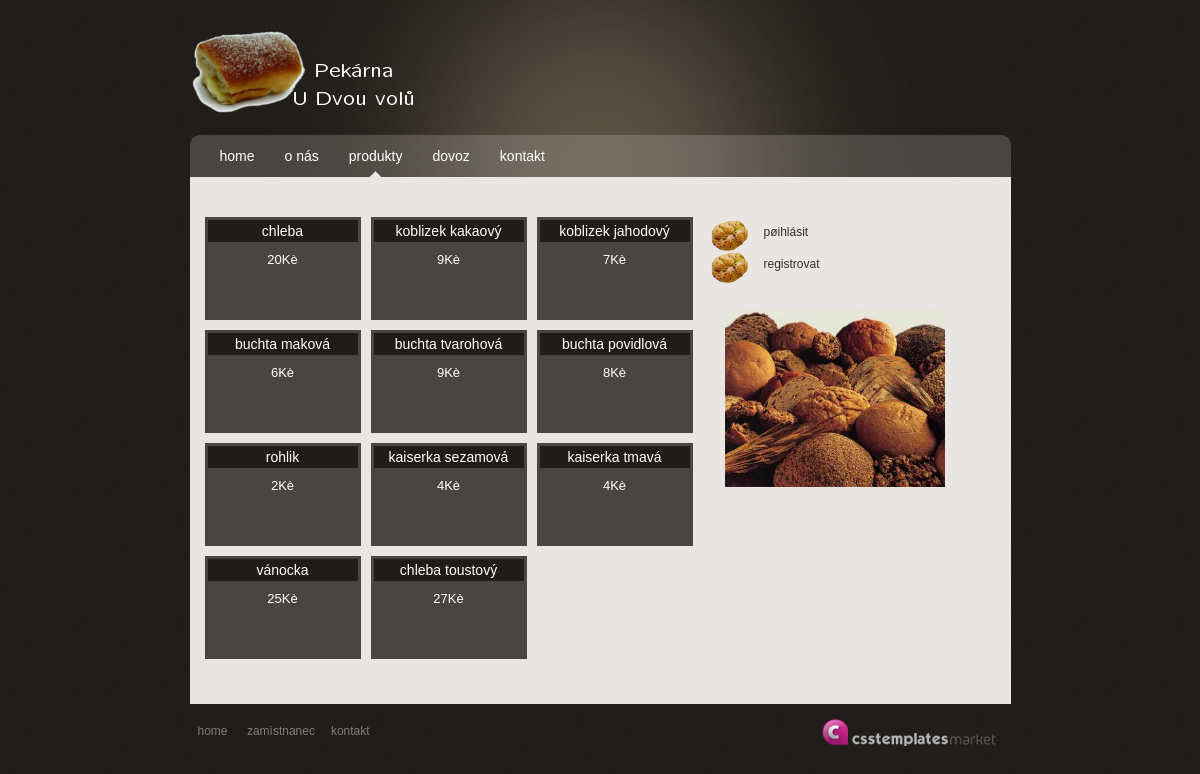
The page /?menu=2 on the database its author committed.
### tables this page shows
CREATE TABLE `pecivo` (
  `id` int(5) unsigned NOT NULL AUTO_INCREMENT,
  `nazev` varchar(50) NOT NULL,
  `cena` int(5) unsigned NOT NULL,
  PRIMARY KEY (`id`)
);

### www.php (the view, shortened to what this page needs)
<?
function www($num,$db){
?>
	<div class="menu">
		<ul>
			<li <?if($num==0){?>class="selected"<?}?>><a href="?menu=0">home</a></li>
			<li <?if($num==1){?>class="selected"<?}?>><a href="?menu=1">o nás</a></li>
			<li <?if($num==2){?>class="selected"<?}?>><a href="?menu=2">produkty</a></li>
			<li <?if($num==3){?>class="selected"<?}?>><a href="?menu=3">dovoz</a></li>
			<li <?if($num==4){?>class="selected"<?}?>><a href="?menu=4">kontakt</a></li>
		</ul>
	</div>
	<div class="center_content">
<?
switch($num){
?>
<?break;
case 2:
$query="SELECT * FROM pecivo";
$result = @mysql_query($query,$db);
?>
		<div class="center_left">
<? while ($data = mysql_fetch_array($result, MYSQL_ASSOC)) {
?>
<form method="POST" >
<div class="shop">
<div class="shop_title"><?php echo $data["nazev"]?></div>
				<div class="shop_body"><?php echo $data["cena"]?>Kè<br></div>
			</div>
</form>
<?}?>
		</div>
		<div class="center_right">
			<ul class="list">
				<li><span></span><a href="?menu=7">pøihlásit</a></li>
                                <li><span></span><a href="?menu=6">registrovat</a></li>
			</ul>
			<div class="image_box"><img src="images/chleba.jpg" alt="" title="" width="220px"/></div>
		</div>
   <?break;
?>
<?
}
?>
	</div>
	<div id="footer">
		<div class="left_footer"><a href="?menu=0">home</a> <a href="?menu=5">zamìstnanec</a><a href="?menu=4">kontakt</a></div>
<?
}?>

### index.php (shortened to what this page needs)
<?php
include "www.php";
include "db_init.php";
if (!isset($_SESSION['login']) and !isset($_SESSION['log'])){
  www($_GET["menu"],$db);
}
else{
 if(isset($_SESSION['log'])){
 if (isset($_GET["nakup"]))
    xxx($db);
   else
    zakaznik($db);
    if(isset($_GET["menu"]))
      if ($_GET["menu"]==0)
       unset($_SESSION['log']);
}}
?>

### style.css (style rules this page uses)
body { background:url(images/bg.gif) repeat #000000; padding:0; font-family:arial, sans-serif; font-size:12px; margin:0px auto auto auto; color:#36322b; }
a { text-decoration:underline; }
#main_container { width:821px; height:auto; margin:auto; padding:0px; }
#header { min-width:100%; height:135px; margin:0px; padding:0px; background:url(images/header_bg.gif) no-repeat center top; }
.logo { padding:30px 0 0 0px; }
.menu { width:821px; height:42px; margin:0px; background:url(images/menu_bg.gif) no-repeat left; }
.menu ul { list-style:none; padding:0 0 0 15px; margin:0px; }
.menu ul li { display:inline; }
.menu ul li a { float:left; height:42px; border:none; padding:0 15px 0 15px; text-decoration:none; color:#fff; line-height:42px; font-size:14px; }
.menu ul li.selected a { float:left; height:42px; border:none; padding:0 15px 0 15px; text-decoration:none; color:#fff; line-height:42px; font-size:14px; background:url(images/menu_bullet.gif) no-repeat bottom center; }
.shop { background-color: #484542; padding: 3px 3px 0 3px; width: 150px; height: 100px; margin: 5px; float:left; }
.shop_title { font-size: 14px; color: #fff; padding: 3px; text-align:center; background-color: #1f1c1a; }
.shop_body { text-align: center; margin-top: 10px; font-size: 13px; color: #fff; }
.center_content { width:821px; height:auto; clear:both; padding:25px 0 30px 0; background-color:#e9e5e2; }
.center_left { width:500px; float:left; padding:10px 0 10px 10px; }
.center_right { width:300px; float:left; padding:10px 0 10px 0px; }
.image_box { padding: 25px; }
ul.list { list-style:none; padding-left:10px; margin:0px; }
ul.list li { list-style:none; width: auto; height: auto; padding:0px; margin:8px 0 8px 0; }
ul.list li a { height:24px; width: auto; padding:0 0 0 15px; margin:0; color:#36322b; text-align:left; line-height:24px; text-decoration:none; }
ul.list li span { height:31px; width:39px; display:block; padding:0px; margin:0px; text-align:center; float:left; line-height:24px; background:url(images/bullet_list.png) no-repeat left; }
#footer { width:821px; height:50px; clear:both; color:#837d7b; }
.left_footer { float:left; padding:20px 0 0 0; }
#footer a { color:#837d7b; padding:0 8px 0 8px; text-decoration:none; }
.right_footer { float:right; padding:15px 5px 0 0; }

### rows shown on the page
pecivo: nazev "chleba", cena "20"
pecivo: nazev "koblizek kakaový", cena "9"
pecivo: nazev "koblizek jahodový", cena "7"
pecivo: nazev "buchta maková", cena "6"
pecivo: nazev "buchta tvarohová", cena "9"
pecivo: nazev "buchta povidlová", cena "8"
pecivo: nazev "rohlik", cena "2"
pecivo: nazev "kaiserka sezamová", cena "4"
pecivo: nazev "kaiserka tmavá", cena "4"
pecivo: nazev "vánocka", cena "25"
pecivo: nazev "chleba toustový", cena "27"
